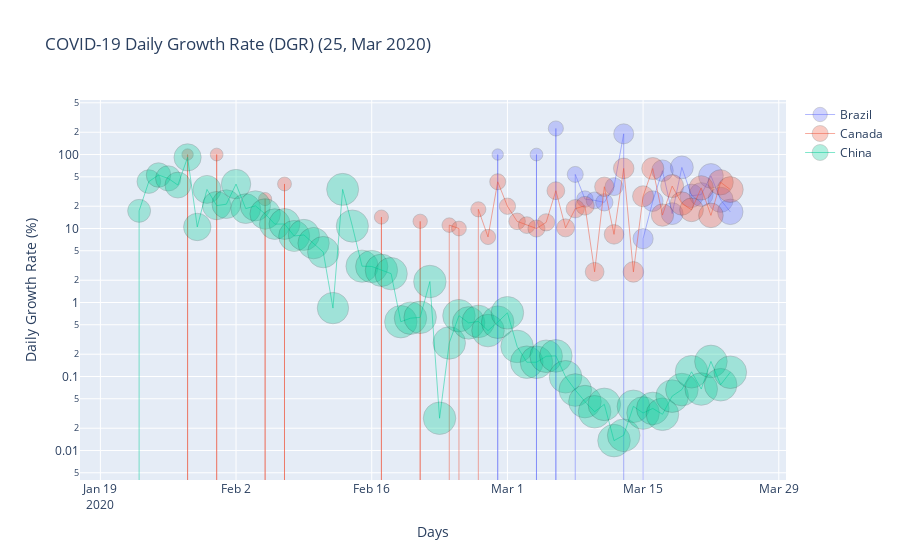

The cell this chart's notebook holds for it:
### Code cell
# Prepare dataset
df1 = pd.DataFrame({'Day':'','country':'','cases':int(),'rate':float()}, index=[1])
df1 = df1.drop(df1.index)

for country in dfA.columns[1:]:
    rate = str('rate' + '_' + country)
    dfAux = pd.DataFrame(dfFinal[['Day',country,country,rate]])
    dfAux.columns = ['Day','country','cases','rate']
    dfAux['country'] = country
    df1 = df1.append(dfAux)

df1 = df1.reset_index()
df1 = df1.drop(['index'], axis=1)
#df1.loc[df1.country == 'Brazil'].tail()

# Plot Graph
fig = go.Figure()
last_upt = dt.date.today() #- dt.timedelta(days=1)

title = 'COVID-19 Daily Growth Rate (DGR) (' + "{:%d, %b %Y}".format(last_upt) +')'
#autor = 'Author: Prof. Carlos Ed Beluzo - cbeluzo@gmail.com'
#data_source= 'Data source: data.humdata.org'

for country in df1.country.unique():
#for country in ['Brazil','Canada','China']:
    a = df1.Day
    b = df1.loc[df1['country'] == country]
    ratio_size = np.log(b.cases)
    ratio_size[np.isneginf(ratio_size)] = 1
    ratio_size = ratio_size * 2 + 10
    
    fig.add_trace(go.Scatter(x=a, y=b.rate, 
                             mode='lines+markers', 
                             name=country,
                             line=dict(width=0.5),
                             text=b.country,
                             customdata=b.cases,
                             #text=np.full((dfA.shape[1],1), country),
                             marker = dict(size = ratio_size,
                                           opacity= 0.3,
                                           line = dict(width = 0.5,
                                                       color = 'rgb(0, 0, 0)')
                                          ),
                             hovertemplate = "<b>%{text}</b><br>" +
                                             "<b>Confirmed cases: </b>%{customdata}<br>" +
                                             "<b>Day</b>: %{x}<br>" +
                                             "<b>DGR</b>: %{y:.2f}%<br>" +
                                             "<extra></extra>"
                             #TODO Hovertemplete colocar (%) e nome das colunas
                            ))

annotations = []

fig.update_layout(annotations=annotations,
                  xaxis_title='Days',
                  yaxis_title='Daily Growth Rate (%)',
                  yaxis_type="log",
                  title_text=title)

#fig.show()
plt.offline.plot(fig, filename="html/covid_19_time_serires_daily_growth_rate.html")
df1.to_csv(r'data/covid_19_time_serires_daily_growth_rate.csv', index = False, header=True)

### Figure 1 — Plotly figure (JSON) as saved in the notebook; plotly's stock layout.template omitted (floating-point values rounded to 4 significant figures; data arrays with more than 128 entries replaced by an {"elided": "..."} marker saying what was removed)
{"data": [{"customdata": [0, 0, 0, 0, 0, 0, 0, 0, 0, 0, 0, 0, 0, 0, 0, 0, 0, 0, 0, 0, 0, 0, 0, 0, 0, 0, 0, 0, 0, 0, 0, 0, 0, 0, 0, 1, 1, 1, 2, 2, 2, 2, 4, 4, 13, 13, 20, 25, 31, 38, 52, 151, 151, 162, 200, 321, 372, 621, 793, 1021, 1546, 1924, 2247], "hovertemplate": "<b>%{text}</b><br><b>Confirmed cases: </b>%{customdata}<br><b>Day</b>: %{x}<br><b>DGR</b>: %{y:.2f}%<br><extra></extra>", "line": {"width": 0.5}, "marker": {"line": {"color": "rgb(0, 0, 0)", "width": 0.5}, "opacity": 0.3, "size": [12, 12, 12, 12, 12, 12, 12, 12, 12, 12, 12, 12, 12, 12, 12, 12, 12, 12, 12, 12, 12, 12, 12, 12, 12, 12, 12, 12, 12, 12, 12, 12, 12, 12, 12, 10, 10, 10, 11.39, 11.39, 11.39, 11.39, 12.77, 12.77, 15.13, 15.13, 15.99, 16.44, 16.87, 17.28, 17.9, 20.03, 20.03, 20.18, 20.6, 21.54, 21.84, 22.86, 23.35, 23.86, 24.69, 25.12, 25.43]}, "mode": "lines+markers", "name": "Brazil", "text": ["Brazil", "Brazil", "Brazil", "Brazil", "Brazil", "Brazil", "Brazil", "Brazil", "Brazil", "Brazil", "Brazil", "Brazil", "Brazil", "Brazil", "Brazil", "Brazil", "Brazil", "Brazil", "Brazil", "Brazil", "Brazil", "Brazil", "Brazil", "Brazil", "Brazil", "Brazil", "Brazil", "Brazil", "Brazil", "Brazil", "Brazil", "Brazil", "Brazil", "Brazil", "Brazil", "Brazil", "Brazil", "Brazil", "Brazil", "Brazil", "Brazil", "Brazil", "Brazil", "Brazil", "Brazil", "Brazil", "Brazil", "Brazil", "Brazil", "Brazil", "Brazil", "Brazil", "Brazil", "Brazil", "Brazil", "Brazil", "Brazil", "Brazil", "Brazil", "Brazil", "Brazil", "Brazil", "Brazil"], "type": "scatter", "visible": true, "x": {"elided": "10710 str values"}, "y": [0, 0, 0, 0, 0, 0, 0, 0, 0, 0, 0, 0, 0, 0, 0, 0, 0, 0, 0, 0, 0, 0, 0, 0, 0, 0, 0, 0, 0, 0, 0, 0, 0, 0, 0, 0, 0, 0, 100, 0, 0, 0, 100, 0, 225, 0, 53.85, 25, 24, 22.58, 36.84, 190.4, 0, 7.285, 23.46, 60.5, 15.89, 66.94, 27.7, 28.75, 51.42, 24.45, 16.79]}, {"customdata": [0, 0, 0, 0, 1, 1, 2, 2, 2, 4, 4, 4, 4, 4, 5, 5, 7, 7, 7, 7, 7, 7, 7, 7, 7, 7, 8, 8, 8, 8, 9, 9, 9, 10, 11, 11, 13, 14, 20, 24, 27, 30, 33, 37, 49, 54, 64, 77, 79, 108, 117, 193, 198, 252, 415, 478, 657, 800, 943, 1277, 1469, 2088, 2790], "hovertemplate": "<b>%{text}</b><br><b>Confirmed cases: </b>%{customdata}<br><b>Day</b>: %{x}<br><b>DGR</b>: %{y:.2f}%<br><extra></extra>", "line": {"width": 0.5}, "marker": {"line": {"color": "rgb(0, 0, 0)", "width": 0.5}, "opacity": 0.3, "size": [12, 12, 12, 12, 10, 10, 11.39, 11.39, 11.39, 12.77, 12.77, 12.77, 12.77, 12.77, 13.22, 13.22, 13.89, 13.89, 13.89, 13.89, 13.89, 13.89, 13.89, 13.89, 13.89, 13.89, 14.16, 14.16, 14.16, 14.16, 14.39, 14.39, 14.39, 14.61, 14.8, 14.8, 15.13, 15.28, 15.99, 16.36, 16.59, 16.8, 16.99, 17.22, 17.78, 17.98, 18.32, 18.69, 18.74, 19.36, 19.52, 20.53, 20.58, 21.06, 22.06, 22.34, 22.98, 23.37, 23.7, 24.3, 24.58, 25.29, 25.87]}, "mode": "lines+markers", "name": "Canada", "text": ["Canada", "Canada", "Canada", "Canada", "Canada", "Canada", "Canada", "Canada", "Canada", "Canada", "Canada", "Canada", "Canada", "Canada", "Canada", "Canada", "Canada", "Canada", "Canada", "Canada", "Canada", "Canada", "Canada", "Canada", "Canada", "Canada", "Canada", "Canada", "Canada", "Canada", "Canada", "Canada", "Canada", "Canada", "Canada", "Canada", "Canada", "Canada", "Canada", "Canada", "Canada", "Canada", "Canada", "Canada", "Canada", "Canada", "Canada", "Canada", "Canada", "Canada", "Canada", "Canada", "Canada", "Canada", "Canada", "Canada", "Canada", "Canada", "Canada", "Canada", "Canada", "Canada", "Canada"], "type": "scatter", "visible": true, "x": {"elided": "10710 str values"}, "y": [0, 0, 0, 0, 0, 0, 100, 0, 0, 100, 0, 0, 0, 0, 25, 0, 40, 0, 0, 0, 0, 0, 0, 0, 0, 0, 14.29, 0, 0, 0, 12.5, 0, 0, 11.11, 10, 0, 18.18, 7.692, 42.86, 20, 12.5, 11.11, 10, 12.12, 32.43, 10.2, 18.52, 20.31, 2.597, 36.71, 8.333, 64.96, 2.591, 27.27, 64.68, 15.18, 37.45, 21.77, 17.88, 35.42, 15.04, 42.14, 33.62]}, {"customdata": [548, 643, 920, 1406, 2075, 2877, 5509, 6087, 8141, 9802, 11891, 16630, 19716, 23707, 27440, 30587, 34110, 36814, 39829, 42354, 44386, 44759, 59895, 66358, 68413, 70513, 72434, 74211, 74619, 75077, 75550, 77001, 77022, 77241, 77754, 78166, 78600, 78928, 79356, 79932, 80136, 80261, 80386, 80537, 80690, 80770, 80823, 80860, 80887, 80921, 80932, 80945, 80977, 81003, 81033, 81058, 81102, 81156, 81250, 81305, 81435, 81498, 81591], "hovertemplate": "<b>%{text}</b><br><b>Confirmed cases: </b>%{customdata}<br><b>Day</b>: %{x}<br><b>DGR</b>: %{y:.2f}%<br><extra></extra>", "line": {"width": 0.5}, "marker": {"line": {"color": "rgb(0, 0, 0)", "width": 0.5}, "opacity": 0.3, "size": [22.61, 22.93, 23.65, 24.5, 25.28, 25.93, 27.23, 27.43, 28.01, 28.38, 28.77, 29.44, 29.78, 30.15, 30.44, 30.66, 30.87, 31.03, 31.18, 31.31, 31.4, 31.42, 32.0, 32.21, 32.27, 32.33, 32.38, 32.43, 32.44, 32.45, 32.47, 32.5, 32.5, 32.51, 32.52, 32.53, 32.54, 32.55, 32.56, 32.58, 32.58, 32.59, 32.59, 32.59, 32.6, 32.6, 32.6, 32.6, 32.6, 32.6, 32.6, 32.6, 32.6, 32.6, 32.61, 32.61, 32.61, 32.61, 32.61, 32.61, 32.62, 32.62, 32.62]}, "mode": "lines+markers", "name": "China", "text": ["China", "China", "China", "China", "China", "China", "China", "China", "China", "China", "China", "China", "China", "China", "China", "China", "China", "China", "China", "China", "China", "China", "China", "China", "China", "China", "China", "China", "China", "China", "China", "China", "China", "China", "China", "China", "China", "China", "China", "China", "China", "China", "China", "China", "China", "China", "China", "China", "China", "China", "China", "China", "China", "China", "China", "China", "China", "China", "China", "China", "China", "China", "China"], "type": "scatter", "visible": true, "x": {"elided": "10710 str values"}, "y": [0, 17.34, 43.08, 52.83, 47.58, 38.65, 91.48, 10.49, 33.74, 20.4, 21.31, 39.85, 18.56, 20.24, 15.75, 11.47, 11.52, 7.927, 8.19, 6.34, 4.798, 0.8404, 33.82, 10.79, 3.097, 3.07, 2.724, 2.453, 0.5498, 0.6138, 0.63, 1.921, 0.02727, 0.2843, 0.6642, 0.5299, 0.5552, 0.4173, 0.5423, 0.7258, 0.2552, 0.156, 0.1557, 0.1878, 0.19, 0.09914, 0.06562, 0.04578, 0.03339, 0.04203, 0.01359, 0.01606, 0.03953, 0.03211, 0.03704, 0.03085, 0.05428, 0.06658, 0.1158, 0.06769, 0.1599, 0.07736, 0.1141]}], "layout": {"autosize": true, "title": {"text": "COVID-19 Daily Growth Rate (DGR) (25, Mar 2020)"}, "xaxis": {"autorange": true, "range": ["2020-01-17 06:40:39.2622", "2020-03-29 05:16:01.9786"], "showspikes": true, "title": {"text": "Days"}, "type": "date"}, "yaxis": {"autorange": true, "range": [-2.537, 2.807], "showspikes": true, "title": {"text": "Daily Growth Rate (%)"}, "type": "log"}}}
